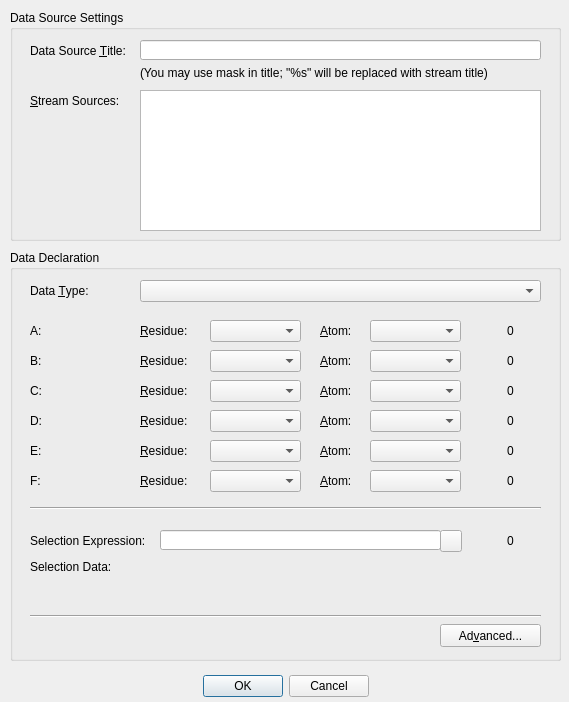
<?xml version="1.0" encoding="UTF-8"?>
<ui version="4.0">
 <class>multiDataSourceDialog</class>
 <widget class="QDialog" name="multiDataSourceDialog">
  <property name="geometry">
   <rect>
    <x>0</x>
    <y>0</y>
    <width>569</width>
    <height>702</height>
   </rect>
  </property>
  <property name="windowTitle">
   <string>Add Multiple Data Sources</string>
  </property>
  <widget class="QDialogButtonBox" name="buttonBox">
   <property name="geometry">
    <rect>
     <x>10</x>
     <y>670</y>
     <width>551</width>
     <height>32</height>
    </rect>
   </property>
   <property name="orientation">
    <enum>Qt::Horizontal</enum>
   </property>
   <property name="standardButtons">
    <set>QDialogButtonBox::Cancel|QDialogButtonBox::Ok</set>
   </property>
   <property name="centerButtons">
    <bool>true</bool>
   </property>
  </widget>
  <widget class="QGroupBox" name="groupBox">
   <property name="geometry">
    <rect>
     <x>10</x>
     <y>10</y>
     <width>551</width>
     <height>231</height>
    </rect>
   </property>
   <property name="title">
    <string>Data Source Settings</string>
   </property>
   <widget class="QLineEdit" name="lineEdit">
    <property name="geometry">
     <rect>
      <x>130</x>
      <y>30</y>
      <width>401</width>
      <height>20</height>
     </rect>
    </property>
   </widget>
   <widget class="QLabel" name="label">
    <property name="geometry">
     <rect>
      <x>20</x>
      <y>30</y>
      <width>111</width>
      <height>21</height>
     </rect>
    </property>
    <property name="text">
     <string>Data Source &amp;Title:</string>
    </property>
    <property name="buddy">
     <cstring>lineEdit</cstring>
    </property>
   </widget>
   <widget class="QLabel" name="label_2">
    <property name="geometry">
     <rect>
      <x>20</x>
      <y>80</y>
      <width>111</width>
      <height>21</height>
     </rect>
    </property>
    <property name="text">
     <string>&amp;Stream Sources:</string>
    </property>
    <property name="buddy">
     <cstring>sList</cstring>
    </property>
   </widget>
   <widget class="QListWidget" name="sList">
    <property name="geometry">
     <rect>
      <x>130</x>
      <y>80</y>
      <width>401</width>
      <height>141</height>
     </rect>
    </property>
    <property name="editTriggers">
     <set>QAbstractItemView::NoEditTriggers</set>
    </property>
    <property name="selectionMode">
     <enum>QAbstractItemView::MultiSelection</enum>
    </property>
   </widget>
   <widget class="QLabel" name="label_4">
    <property name="geometry">
     <rect>
      <x>130</x>
      <y>53</y>
      <width>401</width>
      <height>20</height>
     </rect>
    </property>
    <property name="text">
     <string>(You may use mask in title; &quot;%s&quot; will be replaced with stream title)</string>
    </property>
   </widget>
  </widget>
  <widget class="QGroupBox" name="groupBox_2">
   <property name="geometry">
    <rect>
     <x>10</x>
     <y>250</y>
     <width>551</width>
     <height>411</height>
    </rect>
   </property>
   <property name="title">
    <string>Data Declaration</string>
   </property>
   <widget class="QLabel" name="label_3">
    <property name="geometry">
     <rect>
      <x>20</x>
      <y>30</y>
      <width>111</width>
      <height>21</height>
     </rect>
    </property>
    <property name="text">
     <string>Data &amp;Type:</string>
    </property>
    <property name="buddy">
     <cstring>dataTypeCombo</cstring>
    </property>
   </widget>
   <widget class="QComboBox" name="dataTypeCombo">
    <property name="geometry">
     <rect>
      <x>130</x>
      <y>30</y>
      <width>401</width>
      <height>22</height>
     </rect>
    </property>
   </widget>
   <widget class="QLabel" name="a_label">
    <property name="geometry">
     <rect>
      <x>20</x>
      <y>70</y>
      <width>91</width>
      <height>21</height>
     </rect>
    </property>
    <property name="text">
     <string>A:</string>
    </property>
   </widget>
   <widget class="QLabel" name="a_atResidueLabel">
    <property name="geometry">
     <rect>
      <x>130</x>
      <y>70</y>
      <width>61</width>
      <height>21</height>
     </rect>
    </property>
    <property name="text">
     <string>&amp;Residue:</string>
    </property>
    <property name="buddy">
     <cstring>a_atResidue</cstring>
    </property>
   </widget>
   <widget class="QComboBox" name="a_atResidue">
    <property name="geometry">
     <rect>
      <x>200</x>
      <y>70</y>
      <width>91</width>
      <height>22</height>
     </rect>
    </property>
   </widget>
   <widget class="QLabel" name="a_atNameLabel">
    <property name="geometry">
     <rect>
      <x>310</x>
      <y>70</y>
      <width>46</width>
      <height>21</height>
     </rect>
    </property>
    <property name="text">
     <string>&amp;Atom:</string>
    </property>
    <property name="buddy">
     <cstring>a_atName</cstring>
    </property>
   </widget>
   <widget class="QComboBox" name="a_atName">
    <property name="geometry">
     <rect>
      <x>360</x>
      <y>70</y>
      <width>91</width>
      <height>22</height>
     </rect>
    </property>
   </widget>
   <widget class="QLabel" name="a_atIndex">
    <property name="geometry">
     <rect>
      <x>470</x>
      <y>70</y>
      <width>61</width>
      <height>21</height>
     </rect>
    </property>
    <property name="text">
     <string>0</string>
    </property>
    <property name="alignment">
     <set>Qt::AlignCenter</set>
    </property>
   </widget>
   <widget class="QLabel" name="b_atResidueLabel">
    <property name="geometry">
     <rect>
      <x>130</x>
      <y>100</y>
      <width>61</width>
      <height>21</height>
     </rect>
    </property>
    <property name="text">
     <string>&amp;Residue:</string>
    </property>
    <property name="buddy">
     <cstring>b_atResidue</cstring>
    </property>
   </widget>
   <widget class="QComboBox" name="b_atResidue">
    <property name="geometry">
     <rect>
      <x>200</x>
      <y>100</y>
      <width>91</width>
      <height>22</height>
     </rect>
    </property>
   </widget>
   <widget class="QLabel" name="b_atIndex">
    <property name="geometry">
     <rect>
      <x>470</x>
      <y>100</y>
      <width>61</width>
      <height>21</height>
     </rect>
    </property>
    <property name="text">
     <string>0</string>
    </property>
    <property name="alignment">
     <set>Qt::AlignCenter</set>
    </property>
   </widget>
   <widget class="QLabel" name="b_atNameLabel">
    <property name="geometry">
     <rect>
      <x>310</x>
      <y>100</y>
      <width>46</width>
      <height>21</height>
     </rect>
    </property>
    <property name="text">
     <string>&amp;Atom:</string>
    </property>
    <property name="buddy">
     <cstring>b_atName</cstring>
    </property>
   </widget>
   <widget class="QComboBox" name="b_atName">
    <property name="geometry">
     <rect>
      <x>360</x>
      <y>100</y>
      <width>91</width>
      <height>22</height>
     </rect>
    </property>
   </widget>
   <widget class="QLabel" name="b_label">
    <property name="geometry">
     <rect>
      <x>20</x>
      <y>100</y>
      <width>91</width>
      <height>21</height>
     </rect>
    </property>
    <property name="text">
     <string>B:</string>
    </property>
   </widget>
   <widget class="QLabel" name="c_atResidueLabel">
    <property name="geometry">
     <rect>
      <x>130</x>
      <y>130</y>
      <width>61</width>
      <height>21</height>
     </rect>
    </property>
    <property name="text">
     <string>&amp;Residue:</string>
    </property>
    <property name="buddy">
     <cstring>c_atResidue</cstring>
    </property>
   </widget>
   <widget class="QComboBox" name="c_atResidue">
    <property name="geometry">
     <rect>
      <x>200</x>
      <y>130</y>
      <width>91</width>
      <height>22</height>
     </rect>
    </property>
   </widget>
   <widget class="QLabel" name="c_atIndex">
    <property name="geometry">
     <rect>
      <x>470</x>
      <y>130</y>
      <width>61</width>
      <height>21</height>
     </rect>
    </property>
    <property name="text">
     <string>0</string>
    </property>
    <property name="alignment">
     <set>Qt::AlignCenter</set>
    </property>
   </widget>
   <widget class="QLabel" name="c_atNameLabel">
    <property name="geometry">
     <rect>
      <x>310</x>
      <y>130</y>
      <width>46</width>
      <height>21</height>
     </rect>
    </property>
    <property name="text">
     <string>&amp;Atom:</string>
    </property>
    <property name="buddy">
     <cstring>c_atName</cstring>
    </property>
   </widget>
   <widget class="QComboBox" name="c_atName">
    <property name="geometry">
     <rect>
      <x>360</x>
      <y>130</y>
      <width>91</width>
      <height>22</height>
     </rect>
    </property>
   </widget>
   <widget class="QLabel" name="c_label">
    <property name="geometry">
     <rect>
      <x>20</x>
      <y>130</y>
      <width>91</width>
      <height>21</height>
     </rect>
    </property>
    <property name="text">
     <string>C:</string>
    </property>
   </widget>
   <widget class="QLabel" name="d_atResidueLabel">
    <property name="geometry">
     <rect>
      <x>130</x>
      <y>160</y>
      <width>61</width>
      <height>21</height>
     </rect>
    </property>
    <property name="text">
     <string>&amp;Residue:</string>
    </property>
    <property name="buddy">
     <cstring>d_atResidue</cstring>
    </property>
   </widget>
   <widget class="QComboBox" name="d_atResidue">
    <property name="geometry">
     <rect>
      <x>200</x>
      <y>160</y>
      <width>91</width>
      <height>22</height>
     </rect>
    </property>
   </widget>
   <widget class="QLabel" name="d_atIndex">
    <property name="geometry">
     <rect>
      <x>470</x>
      <y>160</y>
      <width>61</width>
      <height>21</height>
     </rect>
    </property>
    <property name="text">
     <string>0</string>
    </property>
    <property name="alignment">
     <set>Qt::AlignCenter</set>
    </property>
   </widget>
   <widget class="QLabel" name="d_atNameLabel">
    <property name="geometry">
     <rect>
      <x>310</x>
      <y>160</y>
      <width>46</width>
      <height>21</height>
     </rect>
    </property>
    <property name="text">
     <string>&amp;Atom:</string>
    </property>
    <property name="buddy">
     <cstring>d_atName</cstring>
    </property>
   </widget>
   <widget class="QComboBox" name="d_atName">
    <property name="geometry">
     <rect>
      <x>360</x>
      <y>160</y>
      <width>91</width>
      <height>22</height>
     </rect>
    </property>
   </widget>
   <widget class="QLabel" name="d_label">
    <property name="geometry">
     <rect>
      <x>20</x>
      <y>160</y>
      <width>91</width>
      <height>21</height>
     </rect>
    </property>
    <property name="text">
     <string>D:</string>
    </property>
   </widget>
   <widget class="QLineEdit" name="sel_string">
    <property name="geometry">
     <rect>
      <x>150</x>
      <y>280</y>
      <width>281</width>
      <height>20</height>
     </rect>
    </property>
   </widget>
   <widget class="QLabel" name="sel_labelResults">
    <property name="geometry">
     <rect>
      <x>150</x>
      <y>310</y>
      <width>341</width>
      <height>51</height>
     </rect>
    </property>
    <property name="text">
     <string/>
    </property>
    <property name="textFormat">
     <enum>Qt::AutoText</enum>
    </property>
    <property name="alignment">
     <set>Qt::AlignLeading|Qt::AlignLeft|Qt::AlignTop</set>
    </property>
    <property name="wordWrap">
     <bool>true</bool>
    </property>
   </widget>
   <widget class="Line" name="line">
    <property name="geometry">
     <rect>
      <x>20</x>
      <y>250</y>
      <width>511</width>
      <height>16</height>
     </rect>
    </property>
    <property name="orientation">
     <enum>Qt::Horizontal</enum>
    </property>
   </widget>
   <widget class="QPushButton" name="sel_parse">
    <property name="geometry">
     <rect>
      <x>430</x>
      <y>280</y>
      <width>22</width>
      <height>22</height>
     </rect>
    </property>
    <property name="text">
     <string/>
    </property>
   </widget>
   <widget class="QLabel" name="sel_atCount">
    <property name="geometry">
     <rect>
      <x>470</x>
      <y>280</y>
      <width>61</width>
      <height>21</height>
     </rect>
    </property>
    <property name="text">
     <string>0</string>
    </property>
    <property name="alignment">
     <set>Qt::AlignCenter</set>
    </property>
   </widget>
   <widget class="QLabel" name="sel_label">
    <property name="geometry">
     <rect>
      <x>20</x>
      <y>280</y>
      <width>131</width>
      <height>21</height>
     </rect>
    </property>
    <property name="text">
     <string>Selection Expression:</string>
    </property>
   </widget>
   <widget class="QLabel" name="sel_label2">
    <property name="geometry">
     <rect>
      <x>20</x>
      <y>310</y>
      <width>131</width>
      <height>21</height>
     </rect>
    </property>
    <property name="text">
     <string>Selection Data:</string>
    </property>
    <property name="alignment">
     <set>Qt::AlignLeading|Qt::AlignLeft|Qt::AlignTop</set>
    </property>
   </widget>
   <widget class="QLabel" name="adv_label">
    <property name="geometry">
     <rect>
      <x>20</x>
      <y>374</y>
      <width>131</width>
      <height>21</height>
     </rect>
    </property>
    <property name="text">
     <string/>
    </property>
    <property name="alignment">
     <set>Qt::AlignLeading|Qt::AlignLeft|Qt::AlignTop</set>
    </property>
   </widget>
   <widget class="QPushButton" name="adv_button">
    <property name="geometry">
     <rect>
      <x>430</x>
      <y>374</y>
      <width>101</width>
      <height>23</height>
     </rect>
    </property>
    <property name="text">
     <string>Ad&amp;vanced...</string>
    </property>
   </widget>
   <widget class="QLabel" name="adv_message">
    <property name="geometry">
     <rect>
      <x>150</x>
      <y>374</y>
      <width>271</width>
      <height>31</height>
     </rect>
    </property>
    <property name="text">
     <string/>
    </property>
    <property name="textFormat">
     <enum>Qt::AutoText</enum>
    </property>
    <property name="alignment">
     <set>Qt::AlignLeading|Qt::AlignLeft|Qt::AlignTop</set>
    </property>
    <property name="wordWrap">
     <bool>true</bool>
    </property>
   </widget>
   <widget class="Line" name="line_2">
    <property name="geometry">
     <rect>
      <x>20</x>
      <y>358</y>
      <width>511</width>
      <height>16</height>
     </rect>
    </property>
    <property name="orientation">
     <enum>Qt::Horizontal</enum>
    </property>
   </widget>
  </widget>
  <widget class="QComboBox" name="e_atResidue">
   <property name="geometry">
    <rect>
     <x>210</x>
     <y>440</y>
     <width>91</width>
     <height>22</height>
    </rect>
   </property>
  </widget>
  <widget class="QLabel" name="e_atResidueLabel">
   <property name="geometry">
    <rect>
     <x>140</x>
     <y>440</y>
     <width>61</width>
     <height>21</height>
    </rect>
   </property>
   <property name="text">
    <string>&amp;Residue:</string>
   </property>
   <property name="buddy">
    <cstring>e_atResidue</cstring>
   </property>
  </widget>
  <widget class="QLabel" name="e_label">
   <property name="geometry">
    <rect>
     <x>30</x>
     <y>440</y>
     <width>91</width>
     <height>21</height>
    </rect>
   </property>
   <property name="text">
    <string>E:</string>
   </property>
  </widget>
  <widget class="QLabel" name="f_atNameLabel">
   <property name="geometry">
    <rect>
     <x>320</x>
     <y>470</y>
     <width>46</width>
     <height>21</height>
    </rect>
   </property>
   <property name="text">
    <string>&amp;Atom:</string>
   </property>
   <property name="buddy">
    <cstring>f_atName</cstring>
   </property>
  </widget>
  <widget class="QComboBox" name="e_atName">
   <property name="geometry">
    <rect>
     <x>370</x>
     <y>440</y>
     <width>91</width>
     <height>22</height>
    </rect>
   </property>
  </widget>
  <widget class="QLabel" name="e_atNameLabel">
   <property name="geometry">
    <rect>
     <x>320</x>
     <y>440</y>
     <width>46</width>
     <height>21</height>
    </rect>
   </property>
   <property name="text">
    <string>&amp;Atom:</string>
   </property>
   <property name="buddy">
    <cstring>e_atName</cstring>
   </property>
  </widget>
  <widget class="QLabel" name="f_atResidueLabel">
   <property name="geometry">
    <rect>
     <x>140</x>
     <y>470</y>
     <width>61</width>
     <height>21</height>
    </rect>
   </property>
   <property name="text">
    <string>&amp;Residue:</string>
   </property>
   <property name="buddy">
    <cstring>f_atResidue</cstring>
   </property>
  </widget>
  <widget class="QComboBox" name="f_atResidue">
   <property name="geometry">
    <rect>
     <x>210</x>
     <y>470</y>
     <width>91</width>
     <height>22</height>
    </rect>
   </property>
  </widget>
  <widget class="QLabel" name="e_atIndex">
   <property name="geometry">
    <rect>
     <x>480</x>
     <y>440</y>
     <width>61</width>
     <height>21</height>
    </rect>
   </property>
   <property name="text">
    <string>0</string>
   </property>
   <property name="alignment">
    <set>Qt::AlignCenter</set>
   </property>
  </widget>
  <widget class="QComboBox" name="f_atName">
   <property name="geometry">
    <rect>
     <x>370</x>
     <y>470</y>
     <width>91</width>
     <height>22</height>
    </rect>
   </property>
  </widget>
  <widget class="QLabel" name="f_label">
   <property name="geometry">
    <rect>
     <x>30</x>
     <y>470</y>
     <width>91</width>
     <height>21</height>
    </rect>
   </property>
   <property name="text">
    <string>F:</string>
   </property>
  </widget>
  <widget class="QLabel" name="f_atIndex">
   <property name="geometry">
    <rect>
     <x>480</x>
     <y>470</y>
     <width>61</width>
     <height>21</height>
    </rect>
   </property>
   <property name="text">
    <string>0</string>
   </property>
   <property name="alignment">
    <set>Qt::AlignCenter</set>
   </property>
  </widget>
 </widget>
 <tabstops>
  <tabstop>lineEdit</tabstop>
  <tabstop>sList</tabstop>
  <tabstop>dataTypeCombo</tabstop>
  <tabstop>a_atResidue</tabstop>
  <tabstop>a_atName</tabstop>
  <tabstop>b_atResidue</tabstop>
  <tabstop>b_atName</tabstop>
  <tabstop>c_atResidue</tabstop>
  <tabstop>c_atName</tabstop>
  <tabstop>d_atResidue</tabstop>
  <tabstop>d_atName</tabstop>
  <tabstop>e_atResidue</tabstop>
  <tabstop>e_atName</tabstop>
  <tabstop>f_atResidue</tabstop>
  <tabstop>f_atName</tabstop>
  <tabstop>buttonBox</tabstop>
 </tabstops>
 <resources/>
 <connections>
  <connection>
   <sender>buttonBox</sender>
   <signal>rejected()</signal>
   <receiver>multiDataSourceDialog</receiver>
   <slot>reject()</slot>
   <hints>
    <hint type="sourcelabel">
     <x>316</x>
     <y>440</y>
    </hint>
    <hint type="destinationlabel">
     <x>286</x>
     <y>274</y>
    </hint>
   </hints>
  </connection>
 </connections>
</ui>
